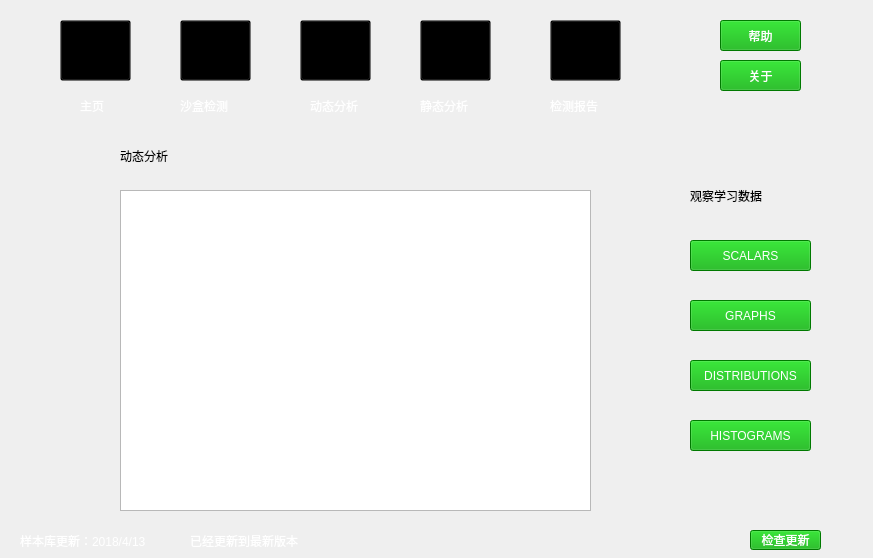
<?xml version="1.0" encoding="UTF-8"?>
<ui version="4.0">
 <class>Form</class>
 <widget class="QWidget" name="Form">
  <property name="geometry">
   <rect>
    <x>0</x>
    <y>0</y>
    <width>873</width>
    <height>558</height>
   </rect>
  </property>
  <property name="windowTitle">
   <string>Form</string>
  </property>
  <property name="styleSheet">
   <string notr="true">background-image: url(:/background.png);</string>
  </property>
  <widget class="QWidget" name="widget" native="true">
   <property name="geometry">
    <rect>
     <x>-10</x>
     <y>0</y>
     <width>841</width>
     <height>121</height>
    </rect>
   </property>
   <property name="autoFillBackground">
    <bool>false</bool>
   </property>
   <property name="styleSheet">
    <string notr="true">background-image: url(:/upbackground.png);</string>
   </property>
   <widget class="QPushButton" name="helpButton">
    <property name="geometry">
     <rect>
      <x>730</x>
      <y>20</y>
      <width>81</width>
      <height>31</height>
     </rect>
    </property>
    <property name="cursor">
     <cursorShape>PointingHandCursor</cursorShape>
    </property>
    <property name="styleSheet">
     <string notr="true">background: transparent;
color: rgb(255, 255, 255);
font: 75 12pt &quot;Microsoft YaHei UI&quot;;
background-color: rgb(0, 170, 0);</string>
    </property>
    <property name="text">
     <string>帮助</string>
    </property>
   </widget>
   <widget class="QPushButton" name="aboutButton">
    <property name="geometry">
     <rect>
      <x>730</x>
      <y>60</y>
      <width>81</width>
      <height>31</height>
     </rect>
    </property>
    <property name="cursor">
     <cursorShape>PointingHandCursor</cursorShape>
    </property>
    <property name="styleSheet">
     <string notr="true">background: transparent;
color: rgb(255, 255, 255);
font: 75 12pt &quot;Microsoft YaHei UI&quot;;
background-color: rgb(0, 170, 0);</string>
    </property>
    <property name="text">
     <string>关于</string>
    </property>
   </widget>
   <widget class="QPushButton" name="tabButton1">
    <property name="geometry">
     <rect>
      <x>70</x>
      <y>20</y>
      <width>71</width>
      <height>61</height>
     </rect>
    </property>
    <property name="cursor">
     <cursorShape>PointingHandCursor</cursorShape>
    </property>
    <property name="styleSheet">
     <string notr="true">border-image: url(:/homeIcon.png);
background: transparent;
</string>
    </property>
    <property name="text">
     <string/>
    </property>
   </widget>
   <widget class="QPushButton" name="tabButton2">
    <property name="geometry">
     <rect>
      <x>190</x>
      <y>20</y>
      <width>71</width>
      <height>61</height>
     </rect>
    </property>
    <property name="cursor">
     <cursorShape>PointingHandCursor</cursorShape>
    </property>
    <property name="styleSheet">
     <string notr="true">border-image: url(:/testIcon.png);
background: transparent;
</string>
    </property>
    <property name="text">
     <string/>
    </property>
   </widget>
   <widget class="QPushButton" name="tabButton3">
    <property name="geometry">
     <rect>
      <x>310</x>
      <y>20</y>
      <width>71</width>
      <height>61</height>
     </rect>
    </property>
    <property name="cursor">
     <cursorShape>PointingHandCursor</cursorShape>
    </property>
    <property name="styleSheet">
     <string notr="true">border-image: url(:/dynamicIcon.png);
background: transparent;
</string>
    </property>
    <property name="text">
     <string/>
    </property>
   </widget>
   <widget class="QPushButton" name="tabButton4">
    <property name="geometry">
     <rect>
      <x>430</x>
      <y>20</y>
      <width>71</width>
      <height>61</height>
     </rect>
    </property>
    <property name="cursor">
     <cursorShape>PointingHandCursor</cursorShape>
    </property>
    <property name="styleSheet">
     <string notr="true">border-image: url(:/staticIcon.png);
background: transparent;
</string>
    </property>
    <property name="text">
     <string/>
    </property>
   </widget>
   <widget class="QPushButton" name="tabButton5">
    <property name="geometry">
     <rect>
      <x>560</x>
      <y>20</y>
      <width>71</width>
      <height>61</height>
     </rect>
    </property>
    <property name="cursor">
     <cursorShape>PointingHandCursor</cursorShape>
    </property>
    <property name="styleSheet">
     <string notr="true">border-image: url(:/wordIcon.png);
background: transparent;
</string>
    </property>
    <property name="text">
     <string/>
    </property>
   </widget>
   <widget class="QLabel" name="downlabel1_2">
    <property name="geometry">
     <rect>
      <x>90</x>
      <y>90</y>
      <width>41</width>
      <height>31</height>
     </rect>
    </property>
    <property name="styleSheet">
     <string notr="true">background: transparent;
font: 12pt &quot;Adobe Devanagari&quot;;
color: rgb(255, 255, 255);</string>
    </property>
    <property name="text">
     <string>主页</string>
    </property>
   </widget>
   <widget class="QLabel" name="downlabel1_3">
    <property name="geometry">
     <rect>
      <x>190</x>
      <y>90</y>
      <width>71</width>
      <height>31</height>
     </rect>
    </property>
    <property name="styleSheet">
     <string notr="true">background: transparent;
font: 12pt &quot;Adobe Devanagari&quot;;
color: rgb(255, 255, 255);</string>
    </property>
    <property name="text">
     <string>沙盒检测</string>
    </property>
   </widget>
   <widget class="QLabel" name="downlabel1_4">
    <property name="geometry">
     <rect>
      <x>320</x>
      <y>90</y>
      <width>71</width>
      <height>31</height>
     </rect>
    </property>
    <property name="styleSheet">
     <string notr="true">background: transparent;
font: 12pt &quot;Adobe Devanagari&quot;;
color: rgb(255, 255, 255);</string>
    </property>
    <property name="text">
     <string>动态分析</string>
    </property>
   </widget>
   <widget class="QLabel" name="downlabel1_5">
    <property name="geometry">
     <rect>
      <x>430</x>
      <y>90</y>
      <width>71</width>
      <height>31</height>
     </rect>
    </property>
    <property name="styleSheet">
     <string notr="true">background: transparent;
font: 12pt &quot;Adobe Devanagari&quot;;
color: rgb(255, 255, 255);</string>
    </property>
    <property name="text">
     <string>静态分析</string>
    </property>
   </widget>
   <widget class="QLabel" name="downlabel1_6">
    <property name="geometry">
     <rect>
      <x>560</x>
      <y>90</y>
      <width>71</width>
      <height>31</height>
     </rect>
    </property>
    <property name="styleSheet">
     <string notr="true">background: transparent;
font: 12pt &quot;Adobe Devanagari&quot;;
color: rgb(255, 255, 255);</string>
    </property>
    <property name="text">
     <string>检测报告</string>
    </property>
   </widget>
   <widget class="QLabel" name="lightLabel1">
    <property name="geometry">
     <rect>
      <x>50</x>
      <y>60</y>
      <width>111</width>
      <height>61</height>
     </rect>
    </property>
    <property name="styleSheet">
     <string notr="true">image: url(:/light.png);
background: transparent;</string>
    </property>
    <property name="text">
     <string/>
    </property>
   </widget>
   <widget class="QLabel" name="lightLabel2">
    <property name="geometry">
     <rect>
      <x>170</x>
      <y>60</y>
      <width>111</width>
      <height>61</height>
     </rect>
    </property>
    <property name="styleSheet">
     <string notr="true">image: url(:/light.png);
background: transparent;</string>
    </property>
    <property name="text">
     <string/>
    </property>
   </widget>
   <widget class="QLabel" name="lightLabel3">
    <property name="geometry">
     <rect>
      <x>290</x>
      <y>60</y>
      <width>111</width>
      <height>61</height>
     </rect>
    </property>
    <property name="styleSheet">
     <string notr="true">image: url(:/light.png);
background: transparent;</string>
    </property>
    <property name="text">
     <string/>
    </property>
   </widget>
   <widget class="QLabel" name="lightLabel4">
    <property name="geometry">
     <rect>
      <x>410</x>
      <y>60</y>
      <width>111</width>
      <height>61</height>
     </rect>
    </property>
    <property name="styleSheet">
     <string notr="true">image: url(:/light.png);
background: transparent;</string>
    </property>
    <property name="text">
     <string/>
    </property>
   </widget>
   <widget class="QLabel" name="lightLabel5">
    <property name="geometry">
     <rect>
      <x>540</x>
      <y>60</y>
      <width>111</width>
      <height>61</height>
     </rect>
    </property>
    <property name="styleSheet">
     <string notr="true">image: url(:/light.png);
background: transparent;</string>
    </property>
    <property name="text">
     <string/>
    </property>
   </widget>
   <zorder>lightLabel5</zorder>
   <zorder>lightLabel4</zorder>
   <zorder>lightLabel3</zorder>
   <zorder>lightLabel2</zorder>
   <zorder>lightLabel1</zorder>
   <zorder>helpButton</zorder>
   <zorder>aboutButton</zorder>
   <zorder>tabButton1</zorder>
   <zorder>tabButton2</zorder>
   <zorder>tabButton3</zorder>
   <zorder>tabButton4</zorder>
   <zorder>tabButton5</zorder>
   <zorder>downlabel1_2</zorder>
   <zorder>downlabel1_3</zorder>
   <zorder>downlabel1_4</zorder>
   <zorder>downlabel1_5</zorder>
   <zorder>downlabel1_6</zorder>
  </widget>
  <widget class="QLabel" name="label">
   <property name="geometry">
    <rect>
     <x>0</x>
     <y>520</y>
     <width>831</width>
     <height>51</height>
    </rect>
   </property>
   <property name="styleSheet">
    <string notr="true">background-image: url(:/upbackground.png);</string>
   </property>
   <property name="text">
    <string/>
   </property>
  </widget>
  <widget class="QStackedWidget" name="stackedWidget">
   <property name="geometry">
    <rect>
     <x>0</x>
     <y>110</y>
     <width>861</width>
     <height>431</height>
    </rect>
   </property>
   <property name="currentIndex">
    <number>2</number>
   </property>
   <widget class="QWidget" name="page">
    <widget class="QPushButton" name="openUrlButton">
     <property name="geometry">
      <rect>
       <x>620</x>
       <y>50</y>
       <width>75</width>
       <height>31</height>
      </rect>
     </property>
     <property name="cursor">
      <cursorShape>PointingHandCursor</cursorShape>
     </property>
     <property name="text">
      <string>选择程序</string>
     </property>
    </widget>
    <widget class="QTextEdit" name="urlTextEdit">
     <property name="geometry">
      <rect>
       <x>150</x>
       <y>50</y>
       <width>401</width>
       <height>31</height>
      </rect>
     </property>
    </widget>
    <widget class="QLabel" name="wallLabel1">
     <property name="geometry">
      <rect>
       <x>300</x>
       <y>170</y>
       <width>91</width>
       <height>31</height>
      </rect>
     </property>
     <property name="styleSheet">
      <string notr="true">background: transparent;
font: 14pt &quot;Microsoft YaHei UI&quot;;</string>
     </property>
     <property name="text">
      <string>隔离保护</string>
     </property>
    </widget>
    <widget class="QLabel" name="montorLabel2">
     <property name="geometry">
      <rect>
       <x>300</x>
       <y>290</y>
       <width>211</width>
       <height>21</height>
      </rect>
     </property>
     <property name="styleSheet">
      <string notr="true">background: transparent;
font: 10pt &quot;Microsoft YaHei UI&quot;;</string>
     </property>
     <property name="text">
      <string>检测未知程序调用的API函数</string>
     </property>
    </widget>
    <widget class="QLabel" name="montorLabelp">
     <property name="geometry">
      <rect>
       <x>260</x>
       <y>250</y>
       <width>31</width>
       <height>31</height>
      </rect>
     </property>
     <property name="styleSheet">
      <string notr="true">background-image: url(:/monitorIcon.png);</string>
     </property>
     <property name="text">
      <string/>
     </property>
    </widget>
    <widget class="QLabel" name="mainLabel">
     <property name="geometry">
      <rect>
       <x>300</x>
       <y>110</y>
       <width>191</width>
       <height>51</height>
      </rect>
     </property>
     <property name="styleSheet">
      <string notr="true">background: transparent;
font: 75 18pt &quot;Microsoft YaHei UI&quot;;</string>
     </property>
     <property name="text">
      <string>检测未知程序</string>
     </property>
    </widget>
    <widget class="QLabel" name="montorLabel1">
     <property name="geometry">
      <rect>
       <x>300</x>
       <y>250</y>
       <width>91</width>
       <height>31</height>
      </rect>
     </property>
     <property name="styleSheet">
      <string notr="true">background: transparent;
font: 14pt &quot;Microsoft YaHei UI&quot;;</string>
     </property>
     <property name="text">
      <string>监测检测</string>
     </property>
    </widget>
    <widget class="QLabel" name="reportLabel1">
     <property name="geometry">
      <rect>
       <x>300</x>
       <y>330</y>
       <width>91</width>
       <height>31</height>
      </rect>
     </property>
     <property name="styleSheet">
      <string notr="true">background: transparent;
font: 14pt &quot;Microsoft YaHei UI&quot;;</string>
     </property>
     <property name="text">
      <string>生成报告</string>
     </property>
    </widget>
    <widget class="QLabel" name="wallLabel2">
     <property name="geometry">
      <rect>
       <x>300</x>
       <y>210</y>
       <width>211</width>
       <height>21</height>
      </rect>
     </property>
     <property name="styleSheet">
      <string notr="true">background: transparent;
font: 10pt &quot;Microsoft YaHei UI&quot;;</string>
     </property>
     <property name="text">
      <string>避免计算机受到来自未知程序的伤害</string>
     </property>
    </widget>
    <widget class="QLabel" name="wallLabelp">
     <property name="geometry">
      <rect>
       <x>260</x>
       <y>170</y>
       <width>31</width>
       <height>31</height>
      </rect>
     </property>
     <property name="styleSheet">
      <string notr="true">background-image: url(:/wallIcon.png);</string>
     </property>
     <property name="text">
      <string/>
     </property>
    </widget>
    <widget class="QLabel" name="reportLabel2">
     <property name="geometry">
      <rect>
       <x>300</x>
       <y>370</y>
       <width>211</width>
       <height>21</height>
      </rect>
     </property>
     <property name="styleSheet">
      <string notr="true">background: transparent;
font: 10pt &quot;Microsoft YaHei UI&quot;;</string>
     </property>
     <property name="text">
      <string>生成未知程序的测试报告</string>
     </property>
    </widget>
    <widget class="QLabel" name="reportLabelp">
     <property name="geometry">
      <rect>
       <x>260</x>
       <y>330</y>
       <width>31</width>
       <height>31</height>
      </rect>
     </property>
     <property name="styleSheet">
      <string notr="true">background-image: url(:/reportIcon.png);</string>
     </property>
     <property name="text">
      <string/>
     </property>
    </widget>
    <widget class="QLabel" name="artLabelp">
     <property name="geometry">
      <rect>
       <x>550</x>
       <y>310</y>
       <width>221</width>
       <height>91</height>
      </rect>
     </property>
     <property name="styleSheet">
      <string notr="true">background-image: url(:/artword.png);</string>
     </property>
     <property name="text">
      <string/>
     </property>
    </widget>
    <widget class="QLabel" name="shieldLabelp">
     <property name="geometry">
      <rect>
       <x>30</x>
       <y>130</y>
       <width>201</width>
       <height>201</height>
      </rect>
     </property>
     <property name="styleSheet">
      <string notr="true">border-image: url(:/protectIcon.png);
background: transparent;</string>
     </property>
     <property name="text">
      <string/>
     </property>
    </widget>
    <widget class="QPushButton" name="startButton">
     <property name="geometry">
      <rect>
       <x>610</x>
       <y>130</y>
       <width>151</width>
       <height>71</height>
      </rect>
     </property>
     <property name="cursor">
      <cursorShape>PointingHandCursor</cursorShape>
     </property>
     <property name="styleSheet">
      <string notr="true">background: transparent;
color: rgb(255, 255, 255);
font: 75 22pt &quot;Microsoft YaHei UI&quot;;
background-color: rgb(0, 170, 0);</string>
     </property>
     <property name="text">
      <string>开始检测</string>
     </property>
    </widget>
   </widget>
   <widget class="QWidget" name="page_2">
    <widget class="QProgressBar" name="progressBar">
     <property name="geometry">
      <rect>
       <x>90</x>
       <y>30</y>
       <width>501</width>
       <height>31</height>
      </rect>
     </property>
     <property name="value">
      <number>24</number>
     </property>
    </widget>
    <widget class="QTextBrowser" name="textBrowser2">
     <property name="geometry">
      <rect>
       <x>90</x>
       <y>80</y>
       <width>501</width>
       <height>321</height>
      </rect>
     </property>
     <property name="styleSheet">
      <string notr="true">border-image: url(:/whitebackground.png);</string>
     </property>
     <property name="html">
      <string>&lt;!DOCTYPE HTML PUBLIC &quot;-//W3C//DTD HTML 4.0//EN&quot; &quot;http://www.w3.org/TR/REC-html40/strict.dtd&quot;&gt;
&lt;html&gt;&lt;head&gt;&lt;meta name=&quot;qrichtext&quot; content=&quot;1&quot; /&gt;&lt;style type=&quot;text/css&quot;&gt;
p, li { white-space: pre-wrap; }
&lt;/style&gt;&lt;/head&gt;&lt;body style=&quot; font-family:'SimSun'; font-size:9pt; font-weight:400; font-style:normal;&quot;&gt;
&lt;p style=&quot;-qt-paragraph-type:empty; margin-top:0px; margin-bottom:0px; margin-left:0px; margin-right:0px; -qt-block-indent:0; text-indent:0px;&quot;&gt;&lt;br /&gt;&lt;/p&gt;&lt;/body&gt;&lt;/html&gt;</string>
     </property>
    </widget>
    <widget class="QPushButton" name="showDataButton">
     <property name="geometry">
      <rect>
       <x>610</x>
       <y>32</y>
       <width>91</width>
       <height>31</height>
      </rect>
     </property>
     <property name="text">
      <string>显示信息</string>
     </property>
    </widget>
   </widget>
   <widget class="QWidget" name="page_3">
    <widget class="QTextBrowser" name="textBrowser3">
     <property name="geometry">
      <rect>
       <x>120</x>
       <y>80</y>
       <width>471</width>
       <height>321</height>
      </rect>
     </property>
     <property name="styleSheet">
      <string notr="true">border-image: url(:/whitebackground.png);</string>
     </property>
     <property name="html">
      <string>&lt;!DOCTYPE HTML PUBLIC &quot;-//W3C//DTD HTML 4.0//EN&quot; &quot;http://www.w3.org/TR/REC-html40/strict.dtd&quot;&gt;
&lt;html&gt;&lt;head&gt;&lt;meta name=&quot;qrichtext&quot; content=&quot;1&quot; /&gt;&lt;style type=&quot;text/css&quot;&gt;
p, li { white-space: pre-wrap; }
&lt;/style&gt;&lt;/head&gt;&lt;body style=&quot; font-family:'SimSun'; font-size:9pt; font-weight:400; font-style:normal;&quot;&gt;
&lt;p style=&quot;-qt-paragraph-type:empty; margin-top:0px; margin-bottom:0px; margin-left:0px; margin-right:0px; -qt-block-indent:0; text-indent:0px;&quot;&gt;&lt;br /&gt;&lt;/p&gt;&lt;/body&gt;&lt;/html&gt;</string>
     </property>
    </widget>
    <widget class="QLabel" name="label_2">
     <property name="geometry">
      <rect>
       <x>120</x>
       <y>30</y>
       <width>91</width>
       <height>31</height>
      </rect>
     </property>
     <property name="styleSheet">
      <string notr="true">background: transparent;
font: 14pt &quot;Microsoft YaHei UI&quot;;</string>
     </property>
     <property name="text">
      <string>动态分析</string>
     </property>
    </widget>
    <widget class="QPushButton" name="webBtn1">
     <property name="geometry">
      <rect>
       <x>690</x>
       <y>130</y>
       <width>121</width>
       <height>31</height>
      </rect>
     </property>
     <property name="cursor">
      <cursorShape>PointingHandCursor</cursorShape>
     </property>
     <property name="styleSheet">
      <string notr="true">background: transparent;
color: rgb(255, 255, 255);
font: 75 12pt &quot;Microsoft YaHei UI&quot;;
background-color: rgb(0, 170, 0);</string>
     </property>
     <property name="text">
      <string>SCALARS</string>
     </property>
    </widget>
    <widget class="QPushButton" name="webBtn2">
     <property name="geometry">
      <rect>
       <x>690</x>
       <y>190</y>
       <width>121</width>
       <height>31</height>
      </rect>
     </property>
     <property name="cursor">
      <cursorShape>PointingHandCursor</cursorShape>
     </property>
     <property name="styleSheet">
      <string notr="true">background: transparent;
color: rgb(255, 255, 255);
font: 75 12pt &quot;Microsoft YaHei UI&quot;;
background-color: rgb(0, 170, 0);</string>
     </property>
     <property name="text">
      <string>GRAPHS</string>
     </property>
    </widget>
    <widget class="QPushButton" name="webBtn3">
     <property name="geometry">
      <rect>
       <x>690</x>
       <y>250</y>
       <width>121</width>
       <height>31</height>
      </rect>
     </property>
     <property name="cursor">
      <cursorShape>PointingHandCursor</cursorShape>
     </property>
     <property name="styleSheet">
      <string notr="true">background: transparent;
color: rgb(255, 255, 255);
font: 75 12pt &quot;Microsoft YaHei UI&quot;;
background-color: rgb(0, 170, 0);</string>
     </property>
     <property name="text">
      <string>DISTRIBUTIONS</string>
     </property>
    </widget>
    <widget class="QPushButton" name="webBtn4">
     <property name="geometry">
      <rect>
       <x>690</x>
       <y>310</y>
       <width>121</width>
       <height>31</height>
      </rect>
     </property>
     <property name="cursor">
      <cursorShape>PointingHandCursor</cursorShape>
     </property>
     <property name="styleSheet">
      <string notr="true">background: transparent;
color: rgb(255, 255, 255);
font: 75 12pt &quot;Microsoft YaHei UI&quot;;
background-color: rgb(0, 170, 0);</string>
     </property>
     <property name="text">
      <string>HISTOGRAMS</string>
     </property>
    </widget>
    <widget class="QLabel" name="label_3">
     <property name="geometry">
      <rect>
       <x>690</x>
       <y>70</y>
       <width>121</width>
       <height>31</height>
      </rect>
     </property>
     <property name="styleSheet">
      <string notr="true">background: transparent;
font: 14pt &quot;Microsoft YaHei UI&quot;;</string>
     </property>
     <property name="text">
      <string>观察学习数据</string>
     </property>
    </widget>
   </widget>
   <widget class="QWidget" name="page_4">
    <widget class="QTextBrowser" name="textBrowser4">
     <property name="geometry">
      <rect>
       <x>120</x>
       <y>80</y>
       <width>471</width>
       <height>321</height>
      </rect>
     </property>
     <property name="styleSheet">
      <string notr="true">border-image: url(:/whitebackground.png);</string>
     </property>
     <property name="html">
      <string>&lt;!DOCTYPE HTML PUBLIC &quot;-//W3C//DTD HTML 4.0//EN&quot; &quot;http://www.w3.org/TR/REC-html40/strict.dtd&quot;&gt;
&lt;html&gt;&lt;head&gt;&lt;meta name=&quot;qrichtext&quot; content=&quot;1&quot; /&gt;&lt;style type=&quot;text/css&quot;&gt;
p, li { white-space: pre-wrap; }
&lt;/style&gt;&lt;/head&gt;&lt;body style=&quot; font-family:'SimSun'; font-size:9pt; font-weight:400; font-style:normal;&quot;&gt;
&lt;p style=&quot;-qt-paragraph-type:empty; margin-top:0px; margin-bottom:0px; margin-left:0px; margin-right:0px; -qt-block-indent:0; text-indent:0px;&quot;&gt;&lt;br /&gt;&lt;/p&gt;&lt;/body&gt;&lt;/html&gt;</string>
     </property>
    </widget>
    <widget class="QLabel" name="wallLabel1_2">
     <property name="geometry">
      <rect>
       <x>120</x>
       <y>30</y>
       <width>91</width>
       <height>31</height>
      </rect>
     </property>
     <property name="styleSheet">
      <string notr="true">background: transparent;
font: 14pt &quot;Microsoft YaHei UI&quot;;</string>
     </property>
     <property name="text">
      <string>静态分析</string>
     </property>
    </widget>
    <widget class="QPushButton" name="shellingButton">
     <property name="geometry">
      <rect>
       <x>680</x>
       <y>150</y>
       <width>111</width>
       <height>41</height>
      </rect>
     </property>
     <property name="cursor">
      <cursorShape>PointingHandCursor</cursorShape>
     </property>
     <property name="styleSheet">
      <string notr="true">background: transparent;
color: rgb(255, 255, 255);
font: 75 22pt &quot;Microsoft YaHei UI&quot;;
background-color: rgb(0, 170, 0);</string>
     </property>
     <property name="text">
      <string>脱壳</string>
     </property>
    </widget>
    <widget class="QPushButton" name="testButton">
     <property name="geometry">
      <rect>
       <x>680</x>
       <y>210</y>
       <width>111</width>
       <height>41</height>
      </rect>
     </property>
     <property name="cursor">
      <cursorShape>PointingHandCursor</cursorShape>
     </property>
     <property name="styleSheet">
      <string notr="true">background: transparent;
color: rgb(255, 255, 255);
font: 75 22pt &quot;Microsoft YaHei UI&quot;;
background-color: rgb(0, 170, 0);</string>
     </property>
     <property name="text">
      <string>检测</string>
     </property>
    </widget>
    <widget class="QPushButton" name="analysisButton">
     <property name="geometry">
      <rect>
       <x>680</x>
       <y>270</y>
       <width>111</width>
       <height>41</height>
      </rect>
     </property>
     <property name="cursor">
      <cursorShape>PointingHandCursor</cursorShape>
     </property>
     <property name="styleSheet">
      <string notr="true">background: transparent;
color: rgb(255, 255, 255);
font: 75 22pt &quot;Microsoft YaHei UI&quot;;
background-color: rgb(0, 170, 0);</string>
     </property>
     <property name="text">
      <string>分析</string>
     </property>
    </widget>
    <widget class="QPushButton" name="lookReportButton">
     <property name="geometry">
      <rect>
       <x>680</x>
       <y>330</y>
       <width>111</width>
       <height>41</height>
      </rect>
     </property>
     <property name="cursor">
      <cursorShape>PointingHandCursor</cursorShape>
     </property>
     <property name="styleSheet">
      <string notr="true">background: transparent;
color: rgb(255, 255, 255);
font: 75 15pt &quot;Microsoft YaHei UI&quot;;
background-color: rgb(0, 170, 0);</string>
     </property>
     <property name="text">
      <string>查看报告</string>
     </property>
    </widget>
    <widget class="QLabel" name="eyeLabel">
     <property name="geometry">
      <rect>
       <x>690</x>
       <y>40</y>
       <width>91</width>
       <height>91</height>
      </rect>
     </property>
     <property name="styleSheet">
      <string notr="true">border-image: url(:/staticIcon1.png);
background: transparent;</string>
     </property>
     <property name="text">
      <string/>
     </property>
    </widget>
   </widget>
   <widget class="QWidget" name="page_5">
    <widget class="QTextBrowser" name="textBrowser5">
     <property name="geometry">
      <rect>
       <x>90</x>
       <y>80</y>
       <width>471</width>
       <height>321</height>
      </rect>
     </property>
     <property name="styleSheet">
      <string notr="true">border-image: url(:/whitebackground.png);</string>
     </property>
     <property name="html">
      <string>&lt;!DOCTYPE HTML PUBLIC &quot;-//W3C//DTD HTML 4.0//EN&quot; &quot;http://www.w3.org/TR/REC-html40/strict.dtd&quot;&gt;
&lt;html&gt;&lt;head&gt;&lt;meta name=&quot;qrichtext&quot; content=&quot;1&quot; /&gt;&lt;style type=&quot;text/css&quot;&gt;
p, li { white-space: pre-wrap; }
&lt;/style&gt;&lt;/head&gt;&lt;body style=&quot; font-family:'SimSun'; font-size:9pt; font-weight:400; font-style:normal;&quot;&gt;
&lt;p style=&quot;-qt-paragraph-type:empty; margin-top:0px; margin-bottom:0px; margin-left:0px; margin-right:0px; -qt-block-indent:0; text-indent:0px;&quot;&gt;&lt;br /&gt;&lt;/p&gt;&lt;/body&gt;&lt;/html&gt;</string>
     </property>
    </widget>
    <widget class="QLabel" name="wallLabel1_4">
     <property name="geometry">
      <rect>
       <x>90</x>
       <y>30</y>
       <width>91</width>
       <height>31</height>
      </rect>
     </property>
     <property name="styleSheet">
      <string notr="true">background: transparent;
font: 14pt &quot;Microsoft YaHei UI&quot;;</string>
     </property>
     <property name="text">
      <string>检测报告</string>
     </property>
    </widget>
   </widget>
  </widget>
  <widget class="QLabel" name="downlabel1">
   <property name="geometry">
    <rect>
     <x>20</x>
     <y>530</y>
     <width>161</width>
     <height>21</height>
    </rect>
   </property>
   <property name="styleSheet">
    <string notr="true">background: transparent;
color: rgb(255, 255, 255);</string>
   </property>
   <property name="text">
    <string>样本库更新：2018/4/13</string>
   </property>
  </widget>
  <widget class="QPushButton" name="updateButton">
   <property name="geometry">
    <rect>
     <x>750</x>
     <y>530</y>
     <width>71</width>
     <height>20</height>
    </rect>
   </property>
   <property name="cursor">
    <cursorShape>PointingHandCursor</cursorShape>
   </property>
   <property name="styleSheet">
    <string notr="true">background: transparent;
color: rgb(255, 255, 255);
font: 75 8pt &quot;Microsoft YaHei UI&quot;;
background-color: rgb(0, 170, 0);</string>
   </property>
   <property name="text">
    <string>检查更新</string>
   </property>
  </widget>
  <widget class="QLabel" name="downlabel2">
   <property name="geometry">
    <rect>
     <x>190</x>
     <y>530</y>
     <width>161</width>
     <height>21</height>
    </rect>
   </property>
   <property name="styleSheet">
    <string notr="true">background: transparent;
color: rgb(255, 255, 255);</string>
   </property>
   <property name="text">
    <string>已经更新到最新版本</string>
   </property>
  </widget>
  <zorder>stackedWidget</zorder>
  <zorder>widget</zorder>
  <zorder>label</zorder>
  <zorder>downlabel1</zorder>
  <zorder>updateButton</zorder>
  <zorder>downlabel2</zorder>
 </widget>
 <resources>
  <include location="images/background.qrc"/>
 </resources>
 <connections/>
</ui>
